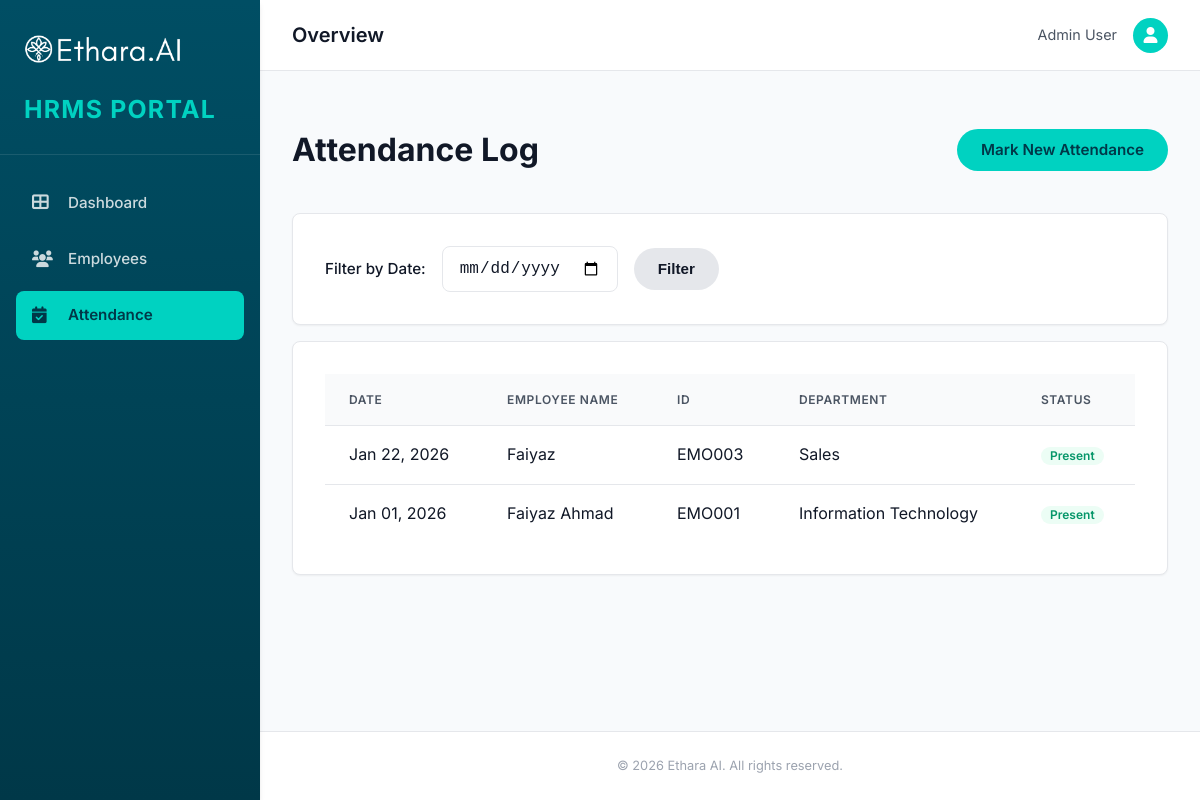
The page /attendance/ on the database its author committed.
### core/models.py (models this page shows, shortened)
class Attendance(models.Model):
    STATUS_CHOICES = [
        ('Present', 'Present'),
        ('Absent', 'Absent'),
    ]
    employee = models.ForeignKey(Employee, on_delete=models.CASCADE, related_name='attendance_records')
    date = models.DateField()
    status = models.CharField(max_length=10, choices=STATUS_CHOICES)
    class Meta:
        unique_together = ('employee', 'date')
        ordering = ['-date']

class Employee(models.Model):
    department_choices = [
        ('HR', 'Human Resources'),
        ('IT', 'Information Technology'),
        ('SALES', 'Sales'),
        ('MARKETING', 'Marketing'),
        ('FINANCE', 'Finance'),
    ]
    employee_id = models.CharField(max_length=20, unique=True, help_text="Unique Employee ID")
    full_name = models.CharField(max_length=100)
    email = models.EmailField(unique=True)
    department = models.CharField(max_length=50, choices=department_choices)
    created_at = models.DateTimeField(auto_now_add=True)

### core/views.py (the view)
# urls.py: path('attendance/', views.attendance_list, name='attendance_list'),
def attendance_list(request):
    records = Attendance.objects.select_related('employee').all()
    date_query = request.GET.get('date')
    if date_query:
        records = records.filter(date=date_query)
    return render(request, 'core/attendance_list.html', {'records': records})

### templates/core/attendance_list.html (shortened to what this page needs)
{% extends 'base.html' %}
{% block content %}
<div class="d-flex justify-between align-center mb-3">
    <h1>Attendance Log</h1>
    <a href="{% url 'attendance_mark' %}" class="btn btn-primary">Mark New Attendance</a>
</div>
<div class="card mb-3">
    <form method="get" class="d-flex align-center" style="gap: 1rem;">
        <label for="date_filter" style="margin: 0;">Filter by Date:</label>
        <input type="date" id="date_filter" name="date" class="form-control" style="width: auto;"
            value="{{ request.GET.date }}">
        <button type="submit" class="btn btn-secondary">Filter</button>
    </form>
</div>
<div class="card">
    {% if records %}
    <div style="overflow-x: auto;">
        <table>
            <thead>
                <tr>
                    <th>Date</th>
                    <th>Employee Name</th>
                    <th>ID</th>
                    <th>Department</th>
                    <th>Status</th>
                </tr>
            </thead>
            <tbody>
                {% for record in records %}
                <tr>
                    <td>{{ record.date|date:"M d, Y" }}</td>
                    <td>{{ record.employee.full_name }}</td>
                    <td>{{ record.employee.employee_id }}</td>
                    <td>{{ record.employee.get_department_display }}</td>
                    <td>
                        <span
                            class="badge {% if record.status == 'Present' %}badge-success{% else %}badge-danger{% endif %}">
                            {{ record.status }}
                        </span>
                    </td>
                </tr>
                {% endfor %}
            </tbody>
        </table>
    </div>
    {% else %}
    <p class="text-center" style="color: #666; margin: 2rem 0;">No attendance records found.</p>
    {% endif %}
</div>
{% endblock %}

### templates/base.html (shortened to what this page needs)
<!DOCTYPE html>
<html lang="en">
<head>
    {% load static %}
    <link rel="stylesheet" href="{% static 'css/styles.css' %}">
    <link rel="stylesheet" href="https://cdnjs.cloudflare.com/ajax/libs/font-awesome/6.0.0/css/all.min.css">
</head>
<body>
    <nav class="sidebar">
        <div class="sidebar-header"
            style="flex-direction: column; align-items: flex-start; height: auto; padding: 1.5rem;">
            <img src="{% static 'images/logo.png' %}" alt="Ethara AI Logo"
                style="height: 50px; width: auto; margin-bottom: 1rem;">
            <div
                style="font-size: 1.55rem; font-weight: 700; color: var(--accent-color); letter-spacing: 0.05em; text-transform: uppercase;">
                HRMS portal
            </div>
        </div>
        <div class="sidebar-nav">
            <a href="{% url 'dashboard' %}"
                class="nav-link {% if request.resolver_match.url_name == 'dashboard' %}active{% endif %}">
                <i class="fas fa-th-large"></i> Dashboard
            </a>
            <a href="{% url 'employee_list' %}" class="nav-link {% if 'employee' in request.path %}active{% endif %}">
                <i class="fas fa-users"></i> Employees
            </a>
            <a href="{% url 'attendance_list' %}"
                class="nav-link {% if 'attendance' in request.path %}active{% endif %}">
                <i class="fas fa-calendar-check"></i> Attendance
            </a>
        </div>
    </nav>
    <div class="main-wrapper">
        <header class="top-header">
            <div class="header-title">
                {% block header_title %}Overview{% endblock %}
            </div>
            <div style="display: flex; gap: 1rem; align-items: center;">
                <span style="font-size: 0.9rem; color: var(--text-secondary);">Admin User</span>
                <div
                    style="width: 35px; height: 35px; background: var(--accent-color); border-radius: 50%; display: flex; align-items: center; justify-content: center; color: white;">
                    <i class="fas fa-user"></i>
                </div>
            </div>
        </header>
        <div class="content-container">
            {% block content %}{% endblock %}
        </div>
        <footer class="text-center" style="color: var(--text-light); font-size: 0.8rem; margin-top: auto;">
            &copy; {% now "Y" %} Ethara AI. All rights reserved.
        </footer>
    </div>
</body>
</html>

### rows shown on the page
Attendance: date "Jan 22, 2026", employee.full_name "Faiyaz", employee.employee_id "EMO003", employee.department "Sales", status "Present"
Attendance: date "Jan 01, 2026", employee.full_name "Faiyaz Ahmad", employee.employee_id "EMO001", employee.department "Information Technology", status "Present"
